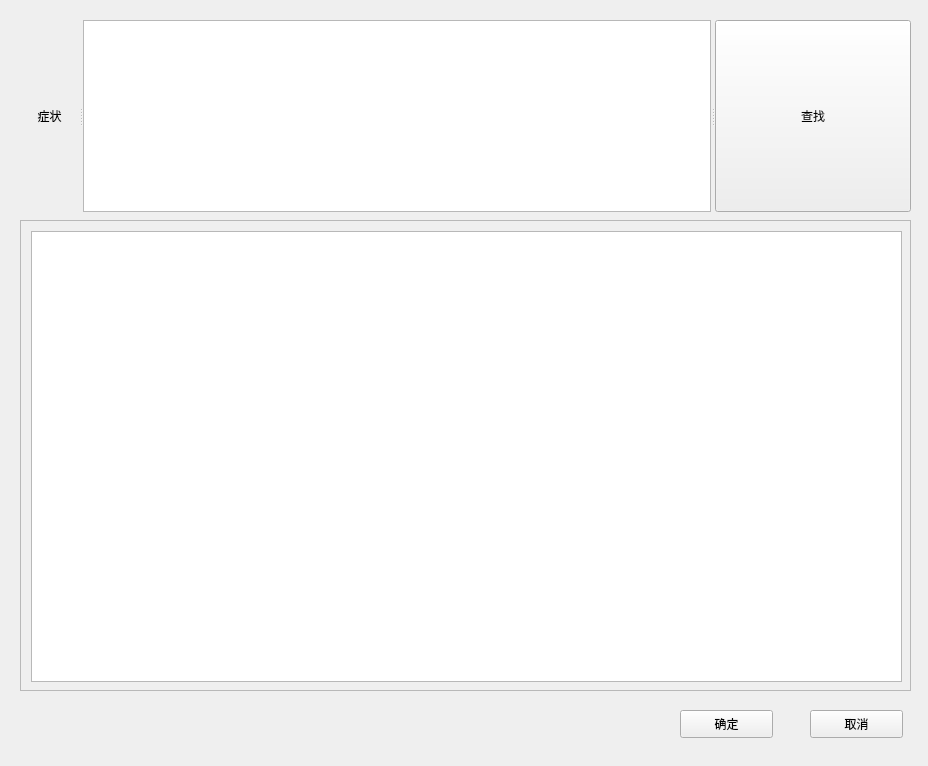
<?xml version="1.0" encoding="UTF-8"?>
<ui version="4.0">
 <class>Form</class>
 <widget class="QWidget" name="Form">
  <property name="geometry">
   <rect>
    <x>0</x>
    <y>0</y>
    <width>928</width>
    <height>766</height>
   </rect>
  </property>
  <property name="windowTitle">
   <string>辅助开药</string>
  </property>
  <property name="windowIcon">
   <iconset>
    <normaloff>Icon/med.ico</normaloff>Icon/med.ico</iconset>
  </property>
  <widget class="QScrollArea" name="scrollArea">
   <property name="geometry">
    <rect>
     <x>20</x>
     <y>220</y>
     <width>891</width>
     <height>471</height>
    </rect>
   </property>
   <property name="widgetResizable">
    <bool>true</bool>
   </property>
   <widget class="QWidget" name="scrollAreaWidgetContents">
    <property name="geometry">
     <rect>
      <x>0</x>
      <y>0</y>
      <width>889</width>
      <height>469</height>
     </rect>
    </property>
    <widget class="QTableView" name="TRecipe">
     <property name="geometry">
      <rect>
       <x>10</x>
       <y>10</y>
       <width>871</width>
       <height>451</height>
      </rect>
     </property>
    </widget>
   </widget>
  </widget>
  <widget class="QPushButton" name="BY">
   <property name="geometry">
    <rect>
     <x>680</x>
     <y>710</y>
     <width>93</width>
     <height>28</height>
    </rect>
   </property>
   <property name="text">
    <string>确定</string>
   </property>
  </widget>
  <widget class="QPushButton" name="BN">
   <property name="geometry">
    <rect>
     <x>810</x>
     <y>710</y>
     <width>93</width>
     <height>28</height>
    </rect>
   </property>
   <property name="text">
    <string>取消</string>
   </property>
  </widget>
  <widget class="QSplitter" name="splitter">
   <property name="geometry">
    <rect>
     <x>20</x>
     <y>20</y>
     <width>891</width>
     <height>192</height>
    </rect>
   </property>
   <property name="orientation">
    <enum>Qt::Horizontal</enum>
   </property>
   <widget class="QLabel" name="label">
    <property name="layoutDirection">
     <enum>Qt::LeftToRight</enum>
    </property>
    <property name="text">
     <string>症状</string>
    </property>
    <property name="alignment">
     <set>Qt::AlignCenter</set>
    </property>
   </widget>
   <widget class="QPlainTextEdit" name="IFind"/>
   <widget class="QPushButton" name="BFind">
    <property name="text">
     <string>查找</string>
    </property>
   </widget>
  </widget>
 </widget>
 <resources/>
 <connections/>
</ui>
